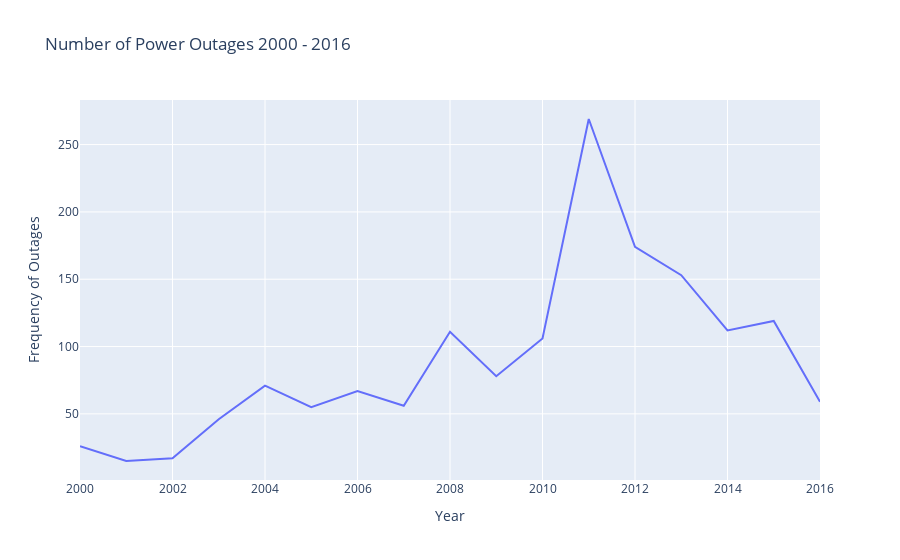

Write notebook code for a chart like this one.
### Markdown cell above
## Plots

### Code cell
data_by_customer = data.groupby('YEAR')['U.S._STATE'].count()
plot_one = px.line(data_by_customer, x = data_by_customer.index, y = 'U.S._STATE',
                  labels = {'U.S._STATE' : 'Frequency of Outages',
                           'YEAR' : 'Year'},
                  title = 'Number of Power Outages 2000 - 2016')
plot_one

### Figure 1 — Plotly figure (JSON) as saved in the notebook; plotly's stock layout.template omitted (floating-point values rounded to 4 significant figures)
{"data": [{"hovertemplate": "Year=%{x}<br>Frequency of Outages=%{y}<extra></extra>", "legendgroup": "", "line": {"color": "#636efa", "dash": "solid"}, "marker": {"symbol": "circle"}, "mode": "lines", "name": "", "orientation": "v", "showlegend": false, "type": "scatter", "x": [2000, 2001, 2002, 2003, 2004, 2005, 2006, 2007, 2008, 2009, 2010, 2011, 2012, 2013, 2014, 2015, 2016], "xaxis": "x", "y": [26, 15, 17, 46, 71, 55, 67, 56, 111, 78, 106, 269, 174, 153, 112, 119, 59], "yaxis": "y"}], "layout": {"legend": {"tracegroupgap": 0}, "title": {"text": "Number of Power Outages 2000 - 2016"}, "xaxis": {"anchor": "y", "domain": [0, 1], "title": {"text": "Year"}}, "yaxis": {"anchor": "x", "domain": [0, 1], "title": {"text": "Frequency of Outages"}}}}
